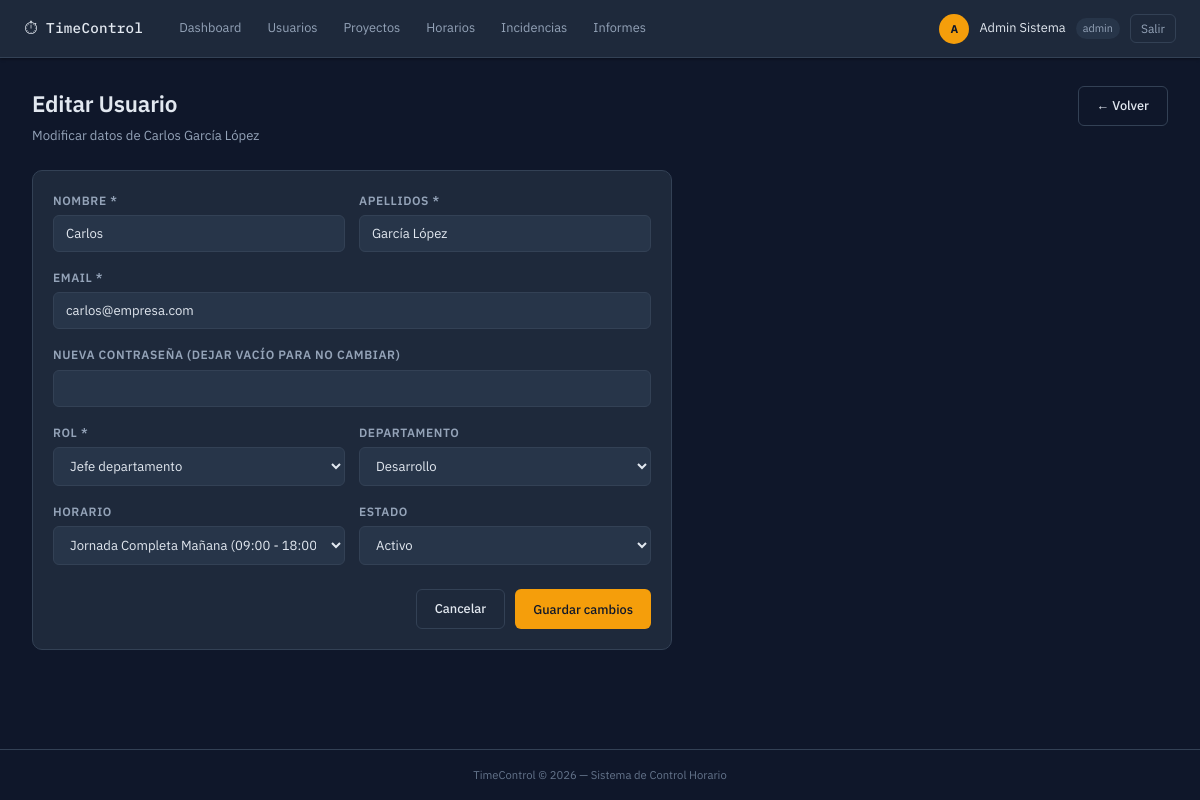
Screenshot of /?action=admin_editar_usuario&id=2 (signed in) with the database file from the repository.
### tables this page shows
CREATE TABLE usuarios (
    id INT AUTO_INCREMENT PRIMARY KEY,
    nombre VARCHAR(100) NOT NULL,
    apellidos VARCHAR(150) NOT NULL,
    email VARCHAR(200) NOT NULL UNIQUE,
    password VARCHAR(255) NOT NULL,
    rol ENUM('admin','empleado','jefe','jefe_departamento') NOT NULL DEFAULT 'empleado',
    activo TINYINT(1) NOT NULL DEFAULT 1,
    id_departamento INT,
    id_horario INT,
    avatar VARCHAR(255) DEFAULT NULL,
    creado_en TIMESTAMP DEFAULT CURRENT_TIMESTAMP,
    actualizado_en TIMESTAMP DEFAULT CURRENT_TIMESTAMP ON UPDATE CURRENT_TIMESTAMP,
    FOREIGN KEY (id_departamento) REFERENCES departamentos(id) ON DELETE SET NULL,
    FOREIGN KEY (id_horario) REFERENCES horarios(id) ON DELETE SET NULL
);

CREATE TABLE departamentos (
    id INT AUTO_INCREMENT PRIMARY KEY,
    nombre VARCHAR(100) NOT NULL,
    descripcion TEXT,
    creado_en TIMESTAMP DEFAULT CURRENT_TIMESTAMP
);

CREATE TABLE horarios (
    id INT AUTO_INCREMENT PRIMARY KEY,
    nombre VARCHAR(100) NOT NULL,
    hora_entrada TIME NOT NULL,
    hora_salida TIME NOT NULL,
    tolerancia_minutos INT DEFAULT 10 COMMENT 'Minutos de margen antes de marcar retraso',
    creado_en TIMESTAMP DEFAULT CURRENT_TIMESTAMP
);

### app/controllers/AdminController.php (called while the page is built, shortened)
<?php
class AdminController {
    private Usuario $usuarioModel;
    public function __construct() {
        $this->usuarioModel    = new Usuario();
    }
    public function editarUsuario(): void {
        $id     = (int)($_GET['id'] ?? 0);
        $usuario = $this->usuarioModel->findById($id);
        $departamentos = $this->usuarioModel->getDepartamentos();
        $horarios      = $this->usuarioModel->getHorarios();
        include __DIR__ . '/../views/admin/editar_usuario.php';
    }
}

### config/database.php (called while the page is built, shortened)
<?php
class Database {
    private static ?PDO $instance = null;
    public static function getConnection(): PDO {
        if (self::$instance === null) {
            $dsn = "mysql:host=" . DB_HOST . ";dbname=" . DB_NAME . ";charset=" . DB_CHARSET;
            $options = [
                PDO::ATTR_ERRMODE            => PDO::ERRMODE_EXCEPTION,
                PDO::ATTR_DEFAULT_FETCH_MODE => PDO::FETCH_ASSOC,
                PDO::ATTR_EMULATE_PREPARES   => false,
            ];
            try {
                self::$instance = new PDO($dsn, DB_USER, DB_PASS, $options);
            } catch (PDOException $e) {
                http_response_code(500);
                die(json_encode(['error' => 'Error de conexión a la base de datos']));
            }
        }
        return self::$instance;
    }
}

### app/models/Usuario.php (called while the page is built, shortened)
<?php
class Usuario {
    private PDO $db;
    public function __construct() {
        $this->db = Database::getConnection();
    }
    public function findById(int $id): ?array {
        $stmt = $this->db->prepare(
            "SELECT u.*, d.nombre AS departamento_nombre, h.nombre AS horario_nombre,
                    h.hora_entrada, h.hora_salida, h.tolerancia_minutos
             FROM usuarios u
             LEFT JOIN departamentos d ON d.id = u.id_departamento
             LEFT JOIN horarios h ON h.id = u.id_horario
             WHERE u.id = ?"
        );
        $stmt->execute([$id]);
        return $stmt->fetch() ?: null;
    }
    public function getDepartamentos(): array {
        $stmt = $this->db->query("SELECT * FROM departamentos ORDER BY nombre");
        return $stmt->fetchAll();
    }
    public function getHorarios(): array {
        $stmt = $this->db->query("SELECT * FROM horarios ORDER BY nombre");
        return $stmt->fetchAll();
    }
}

### app/views/admin/editar_usuario.php (the view, shortened to what this page needs)
<?php
include __DIR__ . '/../shared/header.php';
?>
<div class="page-header">
    <div>
        <h1 class="page-title">Editar Usuario</h1>
        <p class="page-subtitle">Modificar datos de <?= htmlspecialchars($usuario['nombre'] . ' ' . $usuario['apellidos']) ?></p>
    </div>
    <a href="?action=admin_usuarios" class="btn btn-outline">← Volver</a>
</div>
<div class="card" style="max-width:640px;">
    <div class="card-body">
        <form action="?action=admin_guardar_usuario" method="POST" class="form-vertical">
            <div class="form-row">
                <div class="form-group">
                    <label class="form-label">Nombre *</label>
                    <input type="text" name="nombre" class="form-input" value="<?= htmlspecialchars($usuario['nombre']) ?>" required>
                </div>
                <div class="form-group">
                    <label class="form-label">Apellidos *</label>
                    <input type="text" name="apellidos" class="form-input" value="<?= htmlspecialchars($usuario['apellidos']) ?>" required>
                </div>
            </div>
            <div class="form-group">
                <label class="form-label">Email *</label>
                <input type="email" name="email" class="form-input" value="<?= htmlspecialchars($usuario['email']) ?>" required>
            </div>
            <div class="form-group">
                <label class="form-label">Nueva contraseña <span class="text-muted">(dejar vacío para no cambiar)</span></label>
                <input type="password" name="password" class="form-input" minlength="8">
            </div>
            <div class="form-row">
                <div class="form-group">
                    <label class="form-label">Rol *</label>
                    <select name="rol" class="form-input" required>
                        <?php foreach (['empleado','jefe','jefe_departamento','admin'] as $r): ?>
                            <option value="<?= $r ?>" <?= $usuario['rol'] === $r ? 'selected' : '' ?>>
                                <?= str_replace('_', ' ', ucfirst($r)) ?>
                            </option>
                        <?php endforeach; ?>
                    </select>
                </div>
                <div class="form-group">
                    <label class="form-label">Departamento</label>
                    <select name="id_departamento" class="form-input">
                        <?php foreach ($departamentos as $d): ?>
                            <option value="<?= $d['id'] ?>" <?= $usuario['id_departamento'] == $d['id'] ? 'selected' : '' ?>>
                                <?= htmlspecialchars($d['nombre']) ?>
                            </option>
                        <?php endforeach; ?>
                    </select>
                </div>
            </div>
            <div class="form-row">
                <div class="form-group">
                    <label class="form-label">Horario</label>
                    <select name="id_horario" class="form-input">
                        <?php foreach ($horarios as $h): ?>
                            <option value="<?= $h['id'] ?>" <?= $usuario['id_horario'] == $h['id'] ? 'selected' : '' ?>>
                                <?= htmlspecialchars($h['nombre']) ?> (<?= substr($h['hora_entrada'],0,5) ?> - <?= substr($h['hora_salida'],0,5) ?>)
                            </option>
                        <?php endforeach; ?>
                    </select>
                </div>
                <div class="form-group">
                    <label class="form-label">Estado</label>
                    <select name="activo" class="form-input">
                        <option value="1" <?= $usuario['activo'] ? 'selected' : '' ?>>Activo</option>
                    </select>
                </div>
            </div>
            <div class="form-actions">
                <a href="?action=admin_usuarios" class="btn btn-outline">Cancelar</a>
                <button type="submit" class="btn btn-primary">Guardar cambios</button>
            </div>
        </form>
    </div>
</div>
<?php include __DIR__ . '/../shared/footer.php'; ?>

### public/css/style.css (style rules this page uses)
:root { --bg: #0f172a; --bg2: #1e293b; --bg3: #273549; --border: #334155; --border2: #475569; --text: #e2e8f0; --text2: #94a3b8; --text3: #64748b; --accent: #f59e0b; --accent2: #fbbf24; --blue: #3b82f6; --green: #22c55e; --red: #ef4444; --orange: #f97316; --yellow: #eab308; --radius: 6px; --radius-lg: 10px; --shadow: 0 1px 3px rgba(0,0,0,.4); --shadow-lg: 0 4px 20px rgba(0,0,0,.5); --font: 'IBM Plex Sans', system-ui, sans-serif; --mono: 'IBM Plex Mono', 'Fira Mono', monospace; --nav-h: 58px; }
*, *::before, *::after { box-sizing: border-box; margin: 0; padding: 0; }
html { font-size: 15px; scroll-behavior: smooth; }
body { font-family: var(--font); background: var(--bg); color: var(--text); min-height: 100vh; display: flex; flex-direction: column; line-height: 1.6; }
a { color: var(--accent); text-decoration: none; }
.page-header { display: flex; align-items: flex-start; justify-content: space-between; margin-bottom: 24px; gap: 16px; }
.page-title { font-size: 1.5rem; font-weight: 600; letter-spacing: -0.01em; color: var(--text); }
.page-subtitle { font-size: .875rem; color: var(--text2); margin-top: 3px; }
.card { background: var(--bg2); border: 1px solid var(--border); border-radius: var(--radius-lg); overflow: hidden; }
.card-body { padding: 20px; }
.text-muted { color: var(--text2); }
.form-group { display: flex; flex-direction: column; gap: 5px; }
.form-label { font-size: .8rem; font-weight: 600; color: var(--text2); text-transform: uppercase; letter-spacing: .05em; }
.form-input { background: var(--bg3); border: 1px solid var(--border); border-radius: var(--radius); color: var(--text); padding: 9px 12px; font-family: var(--font); font-size: .875rem; transition: border-color .15s; width: 100%; }
.form-input::placeholder { color: var(--text3); }
select.form-input { cursor: pointer; }
.form-vertical { display: flex; flex-direction: column; gap: 16px; }
.form-row { display: grid; grid-template-columns: 1fr 1fr; gap: 14px; }
.form-actions { display: flex; gap: 10px; justify-content: flex-end; padding-top: 8px; }
.btn { display: inline-flex; align-items: center; justify-content: center; padding: 9px 18px; border-radius: var(--radius); font-size: .85rem; font-weight: 500; cursor: pointer; border: none; transition: all .15s; text-decoration: none; white-space: nowrap; font-family: var(--font); }
.btn-primary { background: var(--accent); color: var(--bg); }
.btn-outline { background: transparent; color: var(--text); border: 1px solid var(--border); }

### rows the page displays
usuarios: nombre+apellidos "Carlos García López", nombre "Carlos", apellidos "García López", email "carlos@empresa.com", rol "Jefe departamento", id_departamento "Desarrollo", id_horario "Jornada Completa Mañana (09:00 - 18:00)", activo "Activo"

### other values shown
substr($_SESSION['user_nombre'] ?? 'U', 0, 1) "A"
$_SESSION['user_nombre'] "Admin Sistema"
$rol "admin"
